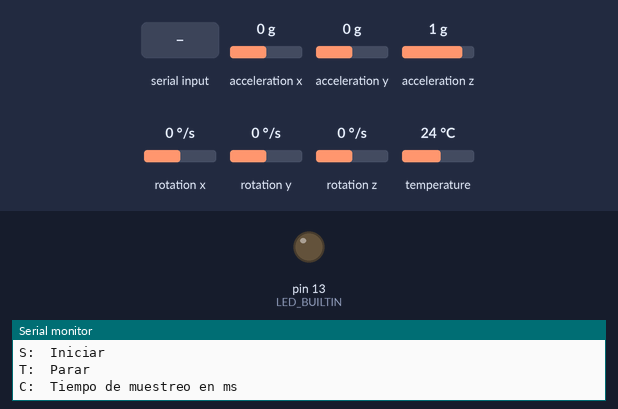
The sketch below on a simulated Arduino Uno, built with avr-gcc and run on an emulated ATmega328P. Parts: output pins drawn as LEDs (lit = HIGH), the last lines printed to the serial monitor. Dashed ring = blinking. The test bench sets the inputs (shaded band); at power-on: acceleration x 0 g, acceleration y 0 g, acceleration z 1 g, rotation x 0 °/s, rotation y 0 °/s, rotation z 0 °/s, temperature 24 °C.

Above: at 2.3 s.
2.4 s: "S90\n" received over Serial
At 2.65 s:
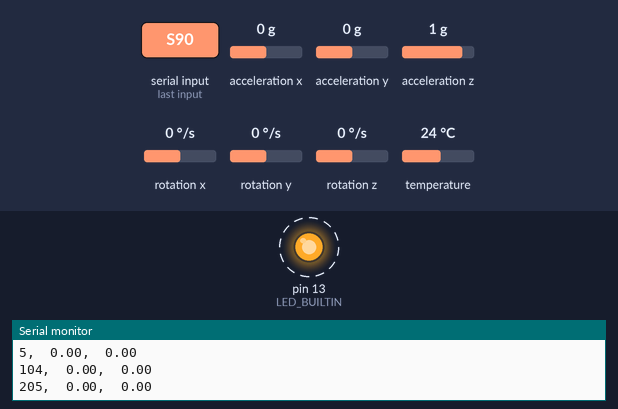
5.4 s: "c" received over Serial
At 6.5 s:
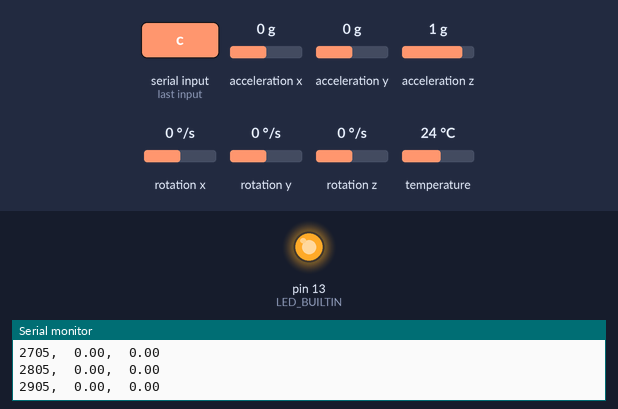
6.9 s: "90,45\n" received over Serial
At 7.7 s:
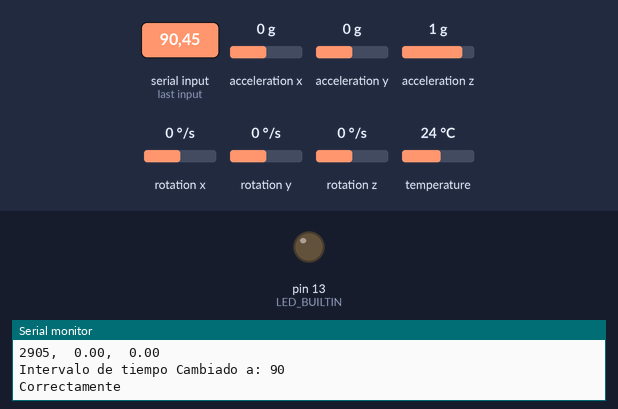
8.4 s: "S,45\n" received over Serial
At 8.62 s:
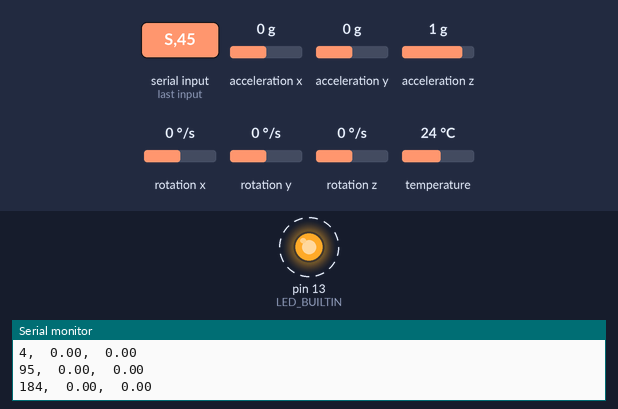
Timing chart, 0 to 12.4 s (numbered marks = the images above; inputs shaded):
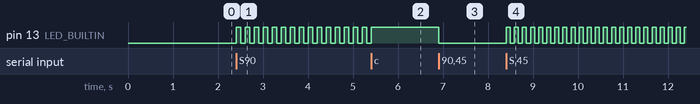

Measured:
- after the input at 2.4 s, pin 13 (LED_BUILTIN): alternates HIGH for 0.10 s and LOW for 0.10 s, starting at once
- after the input at 5.4 s, pin 13 (LED_BUILTIN): goes on until 5.4 s, then stays HIGH
- after the input at 6.9 s, pin 13 (LED_BUILTIN): HIGH → LOW at once
- after the input at 8.4 s, pin 13 (LED_BUILTIN): alternates HIGH for 0.09 s and LOW for 0.09 s, starting at once

The sketch:

Sensor.ino
```cpp
#include <Adafruit_MPU6050.h>
#include <Adafruit_Sensor.h>
#include <Wire.h>

Adafruit_MPU6050 mpu;
Adafruit_MPU6050 mpu2;

unsigned long tiempoActual=0, tiempoAnterior=0, snapShot=0;
unsigned int  intervaloDeTiempo = 100;

char dato;
int Modo = 0;
bool stateLed = 0;

void iniciarSensor(Adafruit_MPU6050 *sensor, uint8_t direccion){
  if (!sensor->begin(direccion)) {
    Serial.println("Failed to find MPU6050 chip");
    pinMode(LED_BUILTIN, OUTPUT);
    bool state = 0;
    while (1) {
      digitalWrite(LED_BUILTIN, !state);
      delay(100);
    }
  }
}

void configurarSensor(Adafruit_MPU6050 *sensor){
  sensor->setAccelerometerRange(MPU6050_RANGE_8_G);
  Serial.print("Accelerometer range set to: ");
  switch (sensor->getAccelerometerRange()) {
  case MPU6050_RANGE_2_G:
    Serial.println("+-2G");
    break;
  case MPU6050_RANGE_4_G:
    Serial.println("+-4G");
    break;
  case MPU6050_RANGE_8_G:
    Serial.println("+-8G");
    break;
  case MPU6050_RANGE_16_G:
    Serial.println("+-16G");
    break;
  }
  sensor->setGyroRange(MPU6050_RANGE_500_DEG);
  Serial.print("Gyro range set to: ");
  switch (sensor->getGyroRange()) {
  case MPU6050_RANGE_250_DEG:
    Serial.println("+- 250 deg/s");
    break;
  case MPU6050_RANGE_500_DEG:
    Serial.println("+- 500 deg/s");
    break;
  case MPU6050_RANGE_1000_DEG:
    Serial.println("+- 1000 deg/s");
    break;
  case MPU6050_RANGE_2000_DEG:
    Serial.println("+- 2000 deg/s");
    break;
  }

  sensor->setFilterBandwidth(MPU6050_BAND_21_HZ);
  Serial.print("Filter bandwidth set to: ");
  switch (sensor->getFilterBandwidth()) {
  case MPU6050_BAND_260_HZ:
    Serial.println("260 Hz");
    break;
  case MPU6050_BAND_184_HZ:
    Serial.println("184 Hz");
    break;
  case MPU6050_BAND_94_HZ:
    Serial.println("94 Hz");
    break;
  case MPU6050_BAND_44_HZ:
    Serial.println("44 Hz");
    break;
  case MPU6050_BAND_21_HZ:
    Serial.println("21 Hz");
    break;
  case MPU6050_BAND_10_HZ:
    Serial.println("10 Hz");
    break;
  case MPU6050_BAND_5_HZ:
    Serial.println("5 Hz");
    break;
  }
}


void setup() {
  pinMode(13, OUTPUT);
  delay(1000);
  Serial.begin(115200);

  // Try to initialize!
  iniciarSensor(&mpu, 0x68);
  iniciarSensor(&mpu2, 0x69);
  Serial.println("Acelerometros Encontrados");

  configurarSensor(&mpu);
  configurarSensor(&mpu2);

  Serial.println("");
  delay(100);

  Serial.print("\n\nSensor de Aceleracion Principal:\n");
  Serial.print("Presione:\nS:\tIniciar\nT:\tParar");
  Serial.println("\nC:\tTiempo de muestreo en ms");

}

bool cambiarMuestras(){
  if(Serial.available()>0){
    unsigned int tiempoMuestras = Serial.parseInt();

    if (tiempoMuestras > 4 &&  tiempoMuestras <= 1500){
      intervaloDeTiempo = tiempoMuestras;
      Serial.print("Intervalo de tiempo Cambiado a: ");
      Serial.println(intervaloDeTiempo);
      return true;
    }
    else{
      Serial.println("Error cambiando el tiempo, intente nuevamente");
    }
  }
  return false;
}

void tomarDatos(){
  /* Get new sensor events with the readings */
  sensors_event_t a, g, temp;
  sensors_event_t a2, g2, temp2;

  mpu.getEvent(&a, &g, &temp);
  mpu2.getEvent(&a2, &g2, &temp2);


  Serial.print(millis() - snapShot); Serial.print(",\t"); Serial.print(a.acceleration.x);
  Serial.print(",\t"); Serial.print(a2.acceleration.x); Serial.println();

}

void loop() {
  if(Serial.available() > 0){
    dato = Serial.read();
    if(dato == 'S' || dato == 's'){
      //Tomar un SnapShot del tiempo
      snapShot = millis();
      Modo = 1;
    }
    else if(dato == 'T' || dato == 't'){
      Modo = 0;
    }
    else if(dato == 'C' || dato == 'c'){
      Modo = 2;
    }

  }

  if( Modo == 2){
    digitalWrite(13, HIGH);
    while(!cambiarMuestras());
    Serial.println("Correctamente");
    digitalWrite(13, LOW);
    Modo = 0;
  }
  else if( Modo == 1){
    tiempoActual = millis();
    if(tiempoActual - tiempoAnterior >= intervaloDeTiempo){
      tomarDatos();
      stateLed = !stateLed;
      digitalWrite(13, stateLed);
      tiempoAnterior = tiempoActual;
    }
  }
}
```
